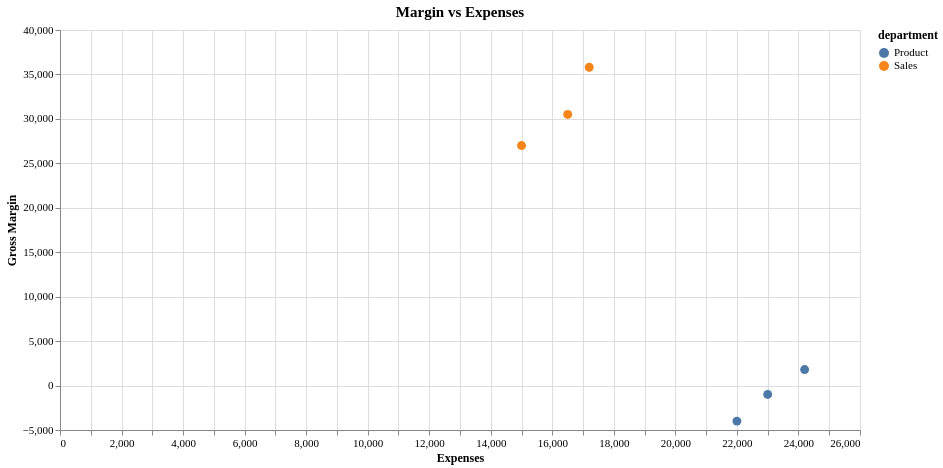

This figure's Vega-Lite source:
### Vega-Lite specification from a JSON file in a GitHub repository (floating-point values rounded to 4 significant figures)
{"config": {"view": {"continuousWidth": 300, "continuousHeight": 300, "stroke": "#d9e2ec"}, "axis": {"labelAngle": 0, "labelFontSize": 11, "titleFontSize": 12, "titleFontWeight": 600, "labelFont": "Hanken Grotesk", "titleFont": "Hanken Grotesk"}, "legend": {"labelFontSize": 11, "titleFontSize": 12, "titleFontWeight": 600, "labelFont": "Hanken Grotesk", "titleFont": "Hanken Grotesk"}, "title": {"fontSize": 15, "fontWeight": 600, "subtitleFontSize": 12, "subtitleFontWeight": 400, "font": "Hanken Grotesk", "subtitleFont": "Hanken Grotesk"}}, "data": {"name": "data-cc1b94618ca3943f9e46c8d18886d451"}, "mark": {"type": "circle", "size": 80}, "encoding": {"color": {"field": "department", "type": "nominal"}, "opacity": {"condition": {"param": "param_da46cb0ab065acf5", "value": 1}, "value": 0.2}, "tooltip": [{"field": "expenses", "type": "quantitative"}, {"field": "gross_margin", "type": "quantitative"}, {"field": "department", "type": "nominal"}], "x": {"axis": {"labelAngle": 0}, "field": "expenses", "title": "Expenses", "type": "quantitative"}, "y": {"field": "gross_margin", "title": "Gross Margin", "type": "quantitative"}}, "height": 400, "params": [{"name": "param_da46cb0ab065acf5", "select": {"type": "point", "fields": ["department"]}, "bind": "legend"}], "title": "Margin vs Expenses", "width": 800, "$schema": "https://vega.github.io/schema/vega-lite/v6.4.1.json", "datasets": {"data-cc1b94618ca3943f9e46c8d18886d451": [{"department": "Product", "expenses": 23000.0, "gross_margin": -1000.0}, {"department": "Sales", "expenses": 17200.0, "gross_margin": 35800.0}, {"department": "Product", "expenses": 22000.0, "gross_margin": -4000.0}, {"department": "Sales", "expenses": 16500.0, "gross_margin": 30500.0}, {"department": "Product", "expenses": 24200.0, "gross_margin": 1800.0}, {"department": "Sales", "expenses": 15000.0, "gross_margin": 27000.0}]}}
